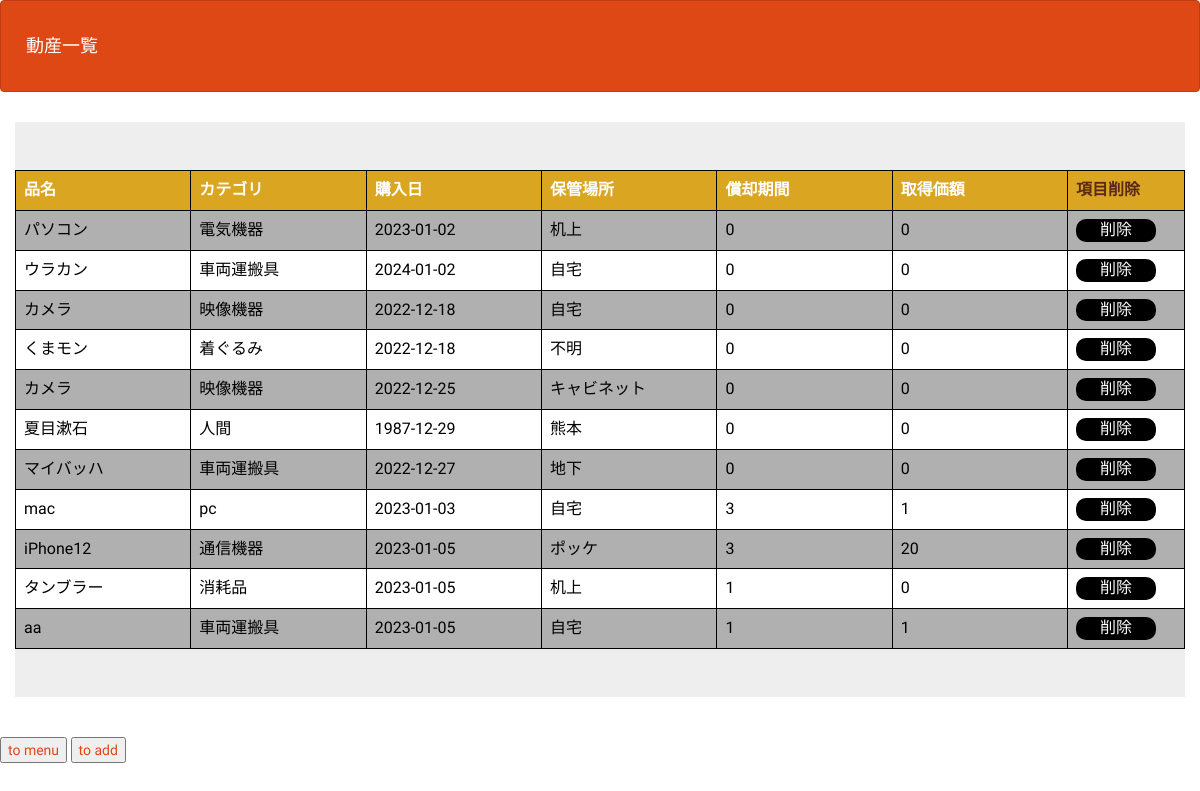
The page /select.php on the database as committed earlier.
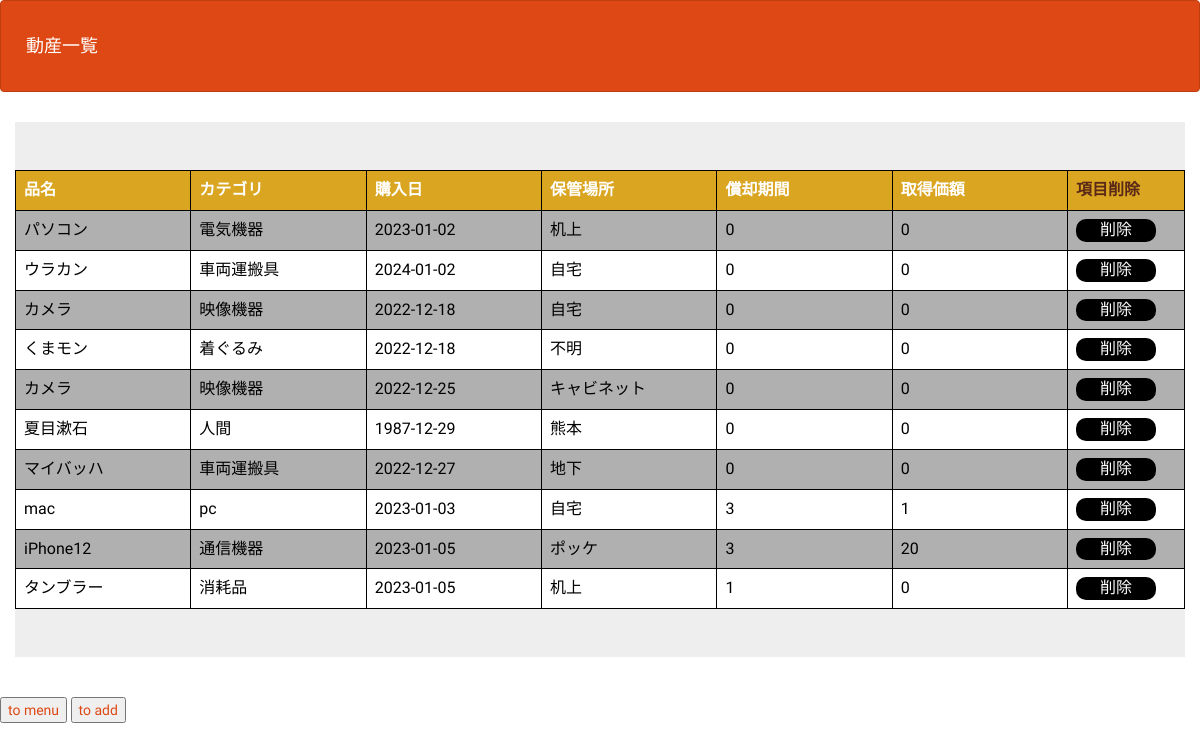
The same page on the database as committed later.
### tables this page shows
CREATE TABLE `gs_bm_table` (
  `id` int(12) NOT NULL,
  `name` varchar(64) NOT NULL,
  `category` varchar(24) NOT NULL,
  `date` date NOT NULL,
  `place` varchar(64) DEFAULT NULL,
  `check1` date DEFAULT NULL,
  `control_num` int(24) DEFAULT NULL,
  `amortization_period` int(3) DEFAULT NULL,
  `acquisition_cost` int(24) DEFAULT NULL,
  `residual_value` int(24) DEFAULT NULL,
  `others` varchar(128) DEFAULT NULL
);

### select.php (the view, shortened to what this page needs)
<?php
function h($str)
{
    return htmlspecialchars($str, ENT_QUOTES);
}
try {
    $pdo = new PDO('mysql:dbname=objects;charset=utf8;host=localhost', 'root', '');
} catch (PDOException $e) {
    exit('DBConnectError:' . $e->getMessage());
}
$stmt = $pdo->prepare("SELECT * FROM gs_bm_table;");
$status = $stmt->execute();
$view = "";
if ($status == false) {
    $error = $stmt->errorInfo();
    exit("ErrorQuery:" . $error[2]);
} else {
    while ($result = $stmt->fetch(PDO::FETCH_ASSOC)) {
        $view .= '<tr><td><a class=wide_link href="detail.php?id=' . $result['id'] . '">';
        $view .= h($result['name']);
        $view .= '</a></td><td><a class=wide_link href="detail.php?id=' . $result['id'] . '">';
        $view .= h($result['category']);
        $view .= '</a></td><td><a class=wide_link href="detail.php?id=' . $result['id'] . '">';
        $view .= h($result['date']);
        $view .= '</a></td><td><a class=wide_link href="detail.php?id=' . $result['id'] . '">';
        $view .= h($result['place']);
        $view .= '</a></td><td><a class=wide_link href="detail.php?id=' . $result['id'] . '">';
        $view .= h($result['amortization_period']);
        $view .= '</a></td><td><a class=wide_link href="detail.php?id=' . $result['id'] . '">';
        $view .= h($result['residual_value']);
        $view .= '</a></td><td>';
        $view .= '<a class=delete href="delete.php?id=' . $result['id'] . '">削除</a>';
        $view .= '</td></tr>';
    }
}
?>
<!DOCTYPE html>
<html lang="ja">
<head>
    <link rel="stylesheet" href="css/range.css">
    <link href="css/bootstrap.min.css" rel="stylesheet">
    <link rel="stylesheet" href="css/style1.css">
</head>
<body id="main">
    <header>
        <nav class="navbar navbar-default">
            <div class="container-fluid">
                <div class="navbar-header">
                    <a class="navbar-brand" href="add.php">動産一覧</a>
                </div>
            </div>
        </nav>
    </header>
    <div>
        <div class="container jumbotron">
            <table class="table1">
                <tr>
                    <th>品名</th>
                    <th>カテゴリ</th>
                    <th>購入日</th>
                    <th>保管場所</th>
                    <th>償却期間</th>
                    <th>取得価額</th>
                    <th>項目削除</th>
                </tr>
                <?= $view ?>
            </table>
        </div>
    </div>
    <button><a href="index.html">to menu</a></button>
    <button><a href="add.php">to add</a></button>
</body>
</html>

### css/style1.css (style rules this page uses)
.table1 { width: 100%; table-layout: fixed; }
.table1 th, .table1 td { border: 1px solid #000; padding: 0.5em; }
.table1 th { background-color: goldenrod; color: white; }
.table1 tr:nth-child(odd) { background-color: white; }
.table1 tr:nth-child(even) { background-color: rgb(176, 176, 176); }
.table1 tr>*:last-child { width: 10%; color: rgb(90, 41, 24); }
.delete { background-color: black; color: white; display: block; width: 80%; height: 80%; border-radius: 10px; text-align: center; }
.wide_link { display: block; color: black; width: 100%; height: 100%; box-sizing: border-box; }

### select.php (style rules this page uses)
div { padding: 10px; font-size: 16px; }

Rows that differ between the two databases and show on the page:
removed gs_bm_table: value "aa 車両運搬具 2023-01-05 自宅 1 1"
